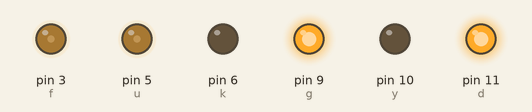
Recording of a sketch running on a simulated Arduino Uno, built with avr-gcc and run on an emulated ATmega328P. Shown: output pins drawn as LEDs (lit = HIGH).

Above: at 0.05 s.
At 10.05 s:
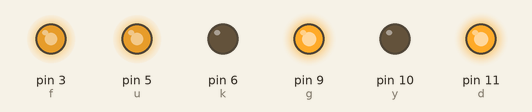
At 20.0 s:
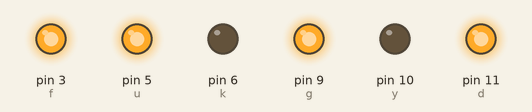
Timing chart, 0 to 28.8 s (numbered marks = the images above):
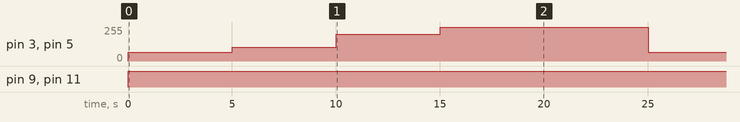

The sketch:

code_analog.ino
```cpp
int d = 11;
int y = 10;
int g = 9;
int k = 6;
int u = 5;
int f = 3;
void setup() {

pinMode (d, OUTPUT);
pinMode (y, OUTPUT);
pinMode (f, OUTPUT);
pinMode (u, OUTPUT);
pinMode (g, OUTPUT);
pinMode (k, OUTPUT);
}

void loop() {
digitalWrite (d,1);
digitalWrite (y,0);
digitalWrite (g,1);
digitalWrite (k,0);
analogWrite (f,66);
analogWrite (u,66);
delay (5000);
analogWrite (f,102);
analogWrite (u,102);
delay (5000);
analogWrite (f,200);
analogWrite (u,200);
delay (5000);
analogWrite (f,255);
analogWrite (u,255);
delay (10000);
digitalWrite (d,0);
digitalWrite (y,1);
digitalWrite (g,0);
digitalWrite (k,1);
analogWrite (f,255);
analogWrite (u,255);


}
```

Measured:
- by itself, pin 3 (f), pin 5 (u): repeats every 25.0 s: 102/255 5.0 s, 200/255 5.0 s, 255/255 10.0 s, 66/255 5.0 s
- by itself, pin 9 (g), pin 11 (d): LOW → HIGH at 0.00 s
